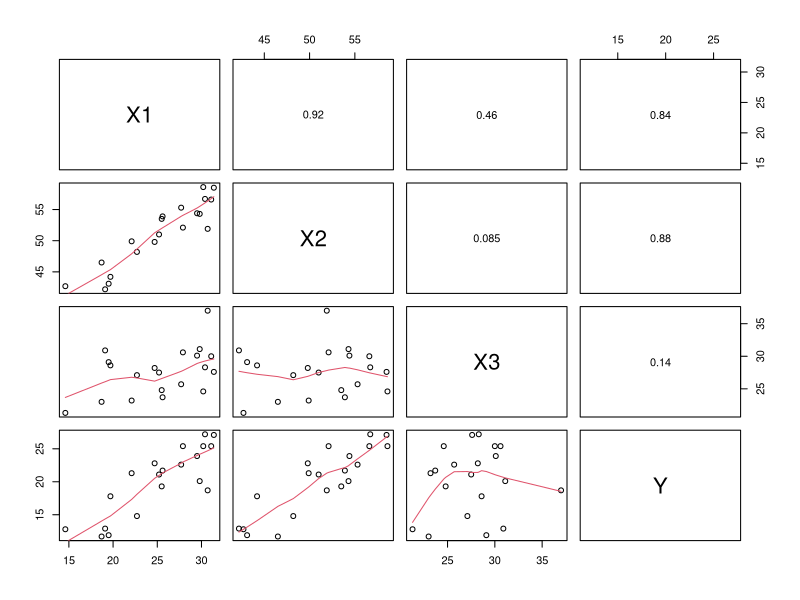

Recreate this plot in R.
## ---- chunk 1
dat = read.table('./dados/fat.txt')
colnames(dat) <- c("X1","X2","X3","Y")
dat
## ---- chunk 2
panel.cor <- function(x, y, digits=2, prefix="", cex.cor, ...)
{
    usr <- par("usr"); on.exit(par(usr))
    par(usr = c(0, 1, 0, 1))
    r <- abs(cor(x, y))
    txt <- format(c(r, 0.123456789), digits=digits)[1]
    txt <- paste(prefix, txt, sep="")
    if(missing(cex.cor)) cex.cor <- 0.8/strwidth(txt)
    text(0.5, 0.5, txt)
}
pairs(dat,upper.panel=panel.cor,lower.panel=panel.smooth)
## ---- chunk 3
modelo1 <- lm(Y ~ X1, data=dat)
beta11 <- round(summary(modelo1)$coef[2,1],3)
sbeta11 <- round(summary(modelo1)$coef[2,2],3)
modelo2 <- lm(Y ~ X2, data=dat)
beta21 <- round(summary(modelo2)$coef[2,1],3)
sbeta21 <- round(summary(modelo2)$coef[2,2],3)
modelo12 <- lm(Y ~ X1+ X2, data=dat)
beta12 <- round(summary(modelo12)$coef[2,1],3)
beta22 <- round(summary(modelo12)$coef[3,1],3)
sbeta12 <- round(summary(modelo12)$coef[2,2],3)
sbeta22 <- round(summary(modelo12)$coef[3,2],3)
modelo123 <- lm(Y ~ X1+ X2 +X3, data=dat)
beta13 <- round(summary(modelo123)$coef[2,1],3)
beta23 <- round(summary(modelo123)$coef[3,1],3)
sbeta13 <- round(summary(modelo123)$coef[2,2],3)
sbeta23 <- round(summary(modelo123)$coef[3,2],3)
## ---- chunk 4
yhat <- predict(modelo1,newdata=data.frame(X1=25),se.fit=TRUE)
## ---- chunk 5
yhat <- predict(modelo12,newdata=data.frame(X1=25,X2=50),se.fit=TRUE)
## ---- chunk 6
summary(modelo12)
## ---- chunk 7
anova(modelo12)
modelo0 <- lm( Y ~ 1,data=dat)
modelo12 <- lm(Y ~ X1 + X2,data=dat)
anova(modelo0,modelo12)
